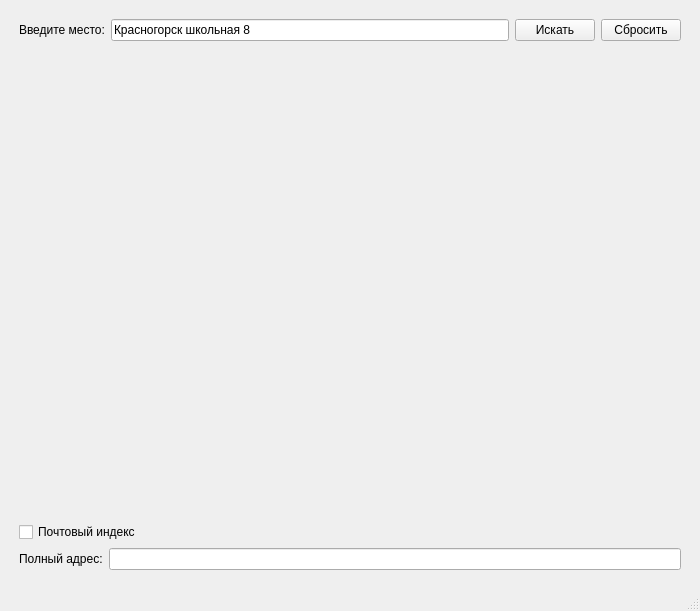
<?xml version="1.0" encoding="UTF-8"?>
<ui version="4.0">
 <class>MainWindow</class>
 <widget class="QMainWindow" name="MainWindow">
  <property name="geometry">
   <rect>
    <x>0</x>
    <y>0</y>
    <width>700</width>
    <height>611</height>
   </rect>
  </property>
  <property name="windowTitle">
   <string>MainWindow</string>
  </property>
  <widget class="QWidget" name="centralwidget">
   <layout class="QHBoxLayout" name="horizontalLayout_4">
    <item>
     <layout class="QVBoxLayout" name="verticalLayout_2">
      <property name="leftMargin">
       <number>10</number>
      </property>
      <property name="topMargin">
       <number>10</number>
      </property>
      <property name="rightMargin">
       <number>10</number>
      </property>
      <property name="bottomMargin">
       <number>10</number>
      </property>
      <item>
       <layout class="QHBoxLayout" name="horizontalLayout" stretch="0,0,0,0">
        <item>
         <widget class="QLabel" name="label">
          <property name="text">
           <string>Введите место:</string>
          </property>
         </widget>
        </item>
        <item>
         <widget class="QLineEdit" name="searchInput">
          <property name="text">
           <string>Красногорск школьная 8</string>
          </property>
         </widget>
        </item>
        <item>
         <widget class="QPushButton" name="searchBtn">
          <property name="text">
           <string>Искать</string>
          </property>
         </widget>
        </item>
        <item>
         <widget class="QPushButton" name="resetBtn">
          <property name="text">
           <string>Сбросить</string>
          </property>
         </widget>
        </item>
       </layout>
      </item>
      <item>
       <layout class="QHBoxLayout" name="horizontalLayout_2">
        <item>
         <spacer name="horizontalSpacer">
          <property name="orientation">
           <enum>Qt::Horizontal</enum>
          </property>
          <property name="sizeHint" stdset="0">
           <size>
            <width>40</width>
            <height>20</height>
           </size>
          </property>
         </spacer>
        </item>
        <item>
         <layout class="QVBoxLayout" name="verticalLayout">
          <item>
           <spacer name="verticalSpacer">
            <property name="orientation">
             <enum>Qt::Vertical</enum>
            </property>
            <property name="sizeHint" stdset="0">
             <size>
              <width>20</width>
              <height>40</height>
             </size>
            </property>
           </spacer>
          </item>
          <item>
           <widget class="QLabel" name="image">
            <property name="minimumSize">
             <size>
              <width>400</width>
              <height>400</height>
             </size>
            </property>
            <property name="maximumSize">
             <size>
              <width>400</width>
              <height>400</height>
             </size>
            </property>
            <property name="layoutDirection">
             <enum>Qt::LeftToRight</enum>
            </property>
            <property name="text">
             <string/>
            </property>
            <property name="alignment">
             <set>Qt::AlignCenter</set>
            </property>
           </widget>
          </item>
          <item>
           <spacer name="verticalSpacer_2">
            <property name="orientation">
             <enum>Qt::Vertical</enum>
            </property>
            <property name="sizeHint" stdset="0">
             <size>
              <width>20</width>
              <height>40</height>
             </size>
            </property>
           </spacer>
          </item>
         </layout>
        </item>
        <item>
         <spacer name="horizontalSpacer_2">
          <property name="orientation">
           <enum>Qt::Horizontal</enum>
          </property>
          <property name="sizeHint" stdset="0">
           <size>
            <width>40</width>
            <height>20</height>
           </size>
          </property>
         </spacer>
        </item>
       </layout>
      </item>
      <item>
       <widget class="QCheckBox" name="checkBox">
        <property name="text">
         <string>Почтовый индекс</string>
        </property>
       </widget>
      </item>
      <item>
       <layout class="QHBoxLayout" name="horizontalLayout_3">
        <item>
         <widget class="QLabel" name="label_2">
          <property name="text">
           <string>Полный адрес:</string>
          </property>
         </widget>
        </item>
        <item>
         <widget class="QLineEdit" name="fullAddress"/>
        </item>
       </layout>
      </item>
     </layout>
    </item>
   </layout>
  </widget>
  <widget class="QStatusBar" name="statusbar"/>
 </widget>
 <resources/>
 <connections/>
</ui>
